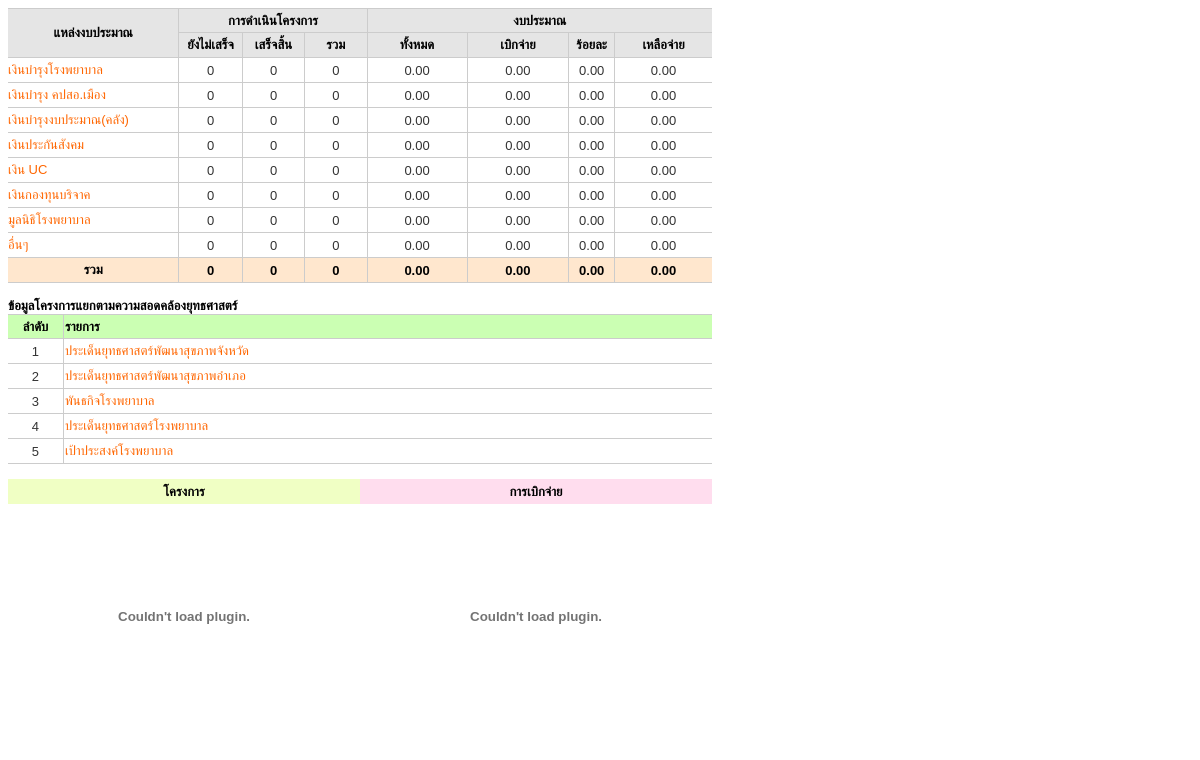
The app's page /project_result1.php with its own data.
### tables this page shows
CREATE TABLE `budget_from` (
  `budget_from_id` int(1) NOT NULL default '0',
  `budget_from_name` varchar(30) default NULL,
  PRIMARY KEY  (`budget_from_id`)
);

### project_result1.php (the view, shortened to what this page needs)
<link rel="stylesheet" type="text/css" href="css/mycss-popup.css">
<?php
$year_budget = $_GET['year_budget'];
?>
<table width="704" border="0" cellspacing="0" cellpadding="0">
                        <tr>
                          <td width="172" rowspan="2" align="center" bgcolor="#E5E5E5" class="textBlackBold" style="border-bottom:1px solid #CCC; border-top:1px solid #CCC; border-right:1px solid #CCC;">แหล่งงบประมาณ</td>
                          <td height="25" colspan="3" align="center" bgcolor="#E5E5E5" class="textBlackBold" style="border-bottom:1px solid #CCC; border-top:1px solid #CCC; border-right:1px solid #CCC;">การดำเนินโครงการ</td>
                          <td height="25" colspan="4" align="center" bgcolor="#E5E5E5" class="textBlackBold" style="border-bottom:1px solid #CCC; border-top:1px solid #CCC;">งบประมาณ</td>
                          </tr>
                        <tr class="textBlackBold">
                          <td width="63" height="25" align="center" bgcolor="#E5E5E5" style="border-bottom:1px solid #CCC; border-right:1px solid #CCC;">ยังไม่เสร็จ</td>
                          <td width="62" height="25" align="center" bgcolor="#E5E5E5" style="border-bottom:1px solid #CCC; border-right:1px solid #CCC;">เสร็จสิ้น</td>
                          <td width="62" height="25" align="center" bgcolor="#E5E5E5" style="border-bottom:1px solid #CCC; border-right:1px solid #CCC;">รวม</td>
                          <td width="100" height="25" align="center" bgcolor="#E5E5E5" style="border-bottom:1px solid #CCC; border-right:1px solid #CCC;">ทั้งหมด</td>
                          <td width="102" height="25" align="center" bgcolor="#E5E5E5" style="border-bottom:1px solid #CCC; border-right:1px solid #CCC;">เบิกจ่าย</td>
                          <td width="45" height="25" align="center" bgcolor="#E5E5E5" style="border-bottom:1px solid #CCC; border-right:1px solid #CCC;">ร้อยละ</td>
                          <td width="98" height="25" align="center" bgcolor="#E5E5E5" style="border-bottom:1px solid #CCC;">เหลือจ่าย</td>
                        </tr>
                        <?php
						$sum_project_no_complete = 0;
						$sum_project_complete = 0;
						$sum_project_money = 0;
						$sqlb = "select bf.budget_from_id, bf.budget_from_name from budget_from bf order by bf.budget_from_id";
						$resultb = mysql_query($sqlb);
						while ($rb = mysql_fetch_array($resultb)) {
							$sql_no_complete = "select count(distinct(tp.project_id)) cc
from tb_project tp
left outer join tb_project_activity_progress tpap on tp.project_id = tpap.project_id
where tp.year_budget_id = '$year_budget' and tp.budget_from_id = '$rb[budget_from_id]'
and (tpap.result = '' or tpap.result is null)";
							$result_no_complete = mysql_query($sql_no_complete);
							$r_no_complete = mysql_fetch_row($result_no_complete);
							$sql_complete = "select count(distinct(tp.project_id)) cc
from tb_project tp
left outer join tb_project_activity_progress tpap on tp.project_id = tpap.project_id
where tp.year_budget_id = '$year_budget' and tp.budget_from_id = '$rb[budget_from_id]'
and tpap.result != '' and tpap.result is not null
having sum(tpap.activity_weight) = 100";
							$result_complete = mysql_query($sql_complete);
							$r_complete = mysql_fetch_row($result_complete);
							$sum_project_no_complete += $r_no_complete[0];
							$sum_project_complete += $r_complete[0];
							$sql_m_all = "select sum(tpb.budget_money) m_all
from tb_project_budget tpb inner join tb_project tp on tpb.project_id = tp.project_id
where tp.year_budget_id = '$year_budget' and tpb.budget_from_id = '$rb[budget_from_id]'";
							$result_m_all = mysql_query($sql_m_all);
							$r_m_all = mysql_fetch_row($result_m_all);
							$sum_project_money += $r_m_all[0];
						?>
                        <tr onmouseover="this.style.backgroundColor='#E3FFBB'" onmouseout="this.style.backgroundColor=''">
                          <td height="25" align="left" style="border-bottom:1px solid #CCC; border-right:1px solid #CCC;"><?php echo "<a href='project_result_budget.php?year_budget=$year_budget&budget_from_id=$rb[budget_from_id]' target='_blank' id='k2'>$rb[budget_from_name]</a>"; ?></td>
                          <td height="25" align="center" class="textBlackNormal" style="border-bottom:1px solid #CCC; border-right:1px solid #CCC;"><?php echo number_format($r_no_complete[0], 0); ?></td>
                          <td height="25" align="center" class="textBlackNormal" style="border-bottom:1px solid #CCC; border-right:1px solid #CCC;"><?php echo number_format($r_complete[0], 0); ?></td>
                          <td height="25" align="center" class="textBlackNormal" style="border-bottom:1px solid #CCC; border-right:1px solid #CCC;"><?php
						  echo number_format(($r_no_complete[0] + $r_complete[0]), 0);
						  ?></td>
                          <td height="25" align="center" class="textBlackNormal" style="border-bottom:1px solid #CCC; border-right:1px solid #CCC;"><?php echo number_format($r_m_all[0], 2); ?></td>
                          <td height="25" align="center" class="textBlackNormal" style="border-bottom:1px solid #CCC; border-right:1px solid #CCC;"><?php
                          $sqlp = "select sum(tpp.pay_total) m_pay
from tb_project_pay tpp
inner join tb_project tp on tpp.project_id = tp.project_id
where tpp.budget_from_id = '$rb[budget_from_id]' and tp.year_budget_id = '$year_budget'";
						$resultp = mysql_query($sqlp);
						$rp = mysql_fetch_row($resultp);
						echo number_format($rp[0], 2);
						$sum_project_pay += $rp[0];
						  ?></td>
                          <td height="25" align="center" class="textBlackNormal" style="border-bottom:1px solid #CCC; border-right:1px solid #CCC;"><?php
						  $person_pay = "0";
						  echo number_format($person_pay, 2);
						  ?></td>
                          <td height="25" align="center" class="textBlackNormal" style="border-bottom:1px solid #CCC;"><?php
						  $mm = $r_m_all[0] - $rp[0];
						  echo number_format($mm, 2);
						  ?></td>
                        </tr>
                        <?php }  ?>
                        <tr>
                          <td height="25" align="center" bgcolor="#FFE7CE" class="textBlackBold" style="border-bottom:1px solid #CCC; border-right:1px solid #CCC;">รวม</td>
                          <td height="25" align="center" bgcolor="#FFE7CE" class="textBlackBold" style="border-bottom:1px solid #CCC; border-right:1px solid #CCC;"><?php echo number_format($sum_project_no_complete, 0); ?></td>
                          <td height="25" align="center" bgcolor="#FFE7CE" class="textBlackBold" style="border-bottom:1px solid #CCC; border-right:1px solid #CCC;"><?php echo number_format($sum_project_complete, 0); ?></td>
                          <td height="25" align="center" bgcolor="#FFE7CE" class="textBlackBold" style="border-bottom:1px solid #CCC; border-right:1px solid #CCC;"><?php
                          $total_project = $sum_project_no_complete + $sum_project_complete;
						  echo number_format($total_project, 0);
						  ?></td>
                          <td height="25" align="center" bgcolor="#FFE7CE" class="textBlackBold" style="border-bottom:1px solid #CCC; border-right:1px solid #CCC;"><?php echo number_format($sum_project_money, 2); ?></td>
                          <td height="25" align="center" bgcolor="#FFE7CE" class="textBlackBold" style="border-bottom:1px solid #CCC; border-right:1px solid #CCC;"><?php echo number_format($sum_project_pay, 2); ?></td>
                          <td height="25" align="center" bgcolor="#FFE7CE" class="textBlackBold" style="border-bottom:1px solid #CCC; border-right:1px solid #CCC;"><?php
                          $total_persen = "0";
						  echo number_format($total_persen, 2);
						  ?></td>
                          <td height="25" align="center" bgcolor="#FFE7CE" class="textBlackBold" style="border-bottom:1px solid #CCC;"><?php
						  $money_result = $sum_project_money - $sum_project_pay;
						  echo number_format($money_result, 2);
						  ?></td>
                        </tr>
                      </table>
<span class="textBlackBold">ข้อมูลโครงการแยกตามความสอดคล้องยุทธศาสตร์</span><br />
<table width="704" border="0" cellspacing="0" cellpadding="1">
  <tr class="textBlackBold">
    <td width="53" height="25" align="center" bgcolor="#CBFFB3" style="border-bottom:1px solid #CCC; border-top:1px solid #CCC; border-right:1px solid #CCC;">ลำดับ</td>
    <td width="647" height="25" align="left" bgcolor="#CBFFB3" style="border-bottom:1px solid #CCC; border-top:1px solid #CCC;">รายการ</td>
  </tr>
  <tr>
    <td height="25" align="center" class="textBlackNormal" style="border-bottom:1px solid #CCC; border-right:1px solid #CCC;">1</td>
    <td height="25" align="left" style="border-bottom:1px solid #CCC;"><a href="project_strategic_province_list.php?year_budget=<?php echo $year_budget; ?>" target="_blank" id="k2">ประเด็นยุทธศาสตร์พัฒนาสุขภาพจังหวัด</a></td>
  </tr>
  <tr>
    <td height="25" align="center" class="textBlackNormal" style="border-bottom:1px solid #CCC; border-right:1px solid #CCC;">2</td>
    <td height="25" align="left" style="border-bottom:1px solid #CCC;"><a href="project_strategic_district_list.php?year_budget=<?php echo $year_budget; ?>" target="_blank" id="k2">ประเด็นยุทธศาสตร์พัฒนาสุขภาพอำเภอ</a></td>
  </tr>
  <tr>
    <td height="25" align="center" class="textBlackNormal" style="border-bottom:1px solid #CCC; border-right:1px solid #CCC;">3</td>
    <td height="25" align="left" style="border-bottom:1px solid #CCC;"><a href="project_responsibility_list.php?year_budget=<?php echo $year_budget; ?>" target="_blank" id="k2">พันธกิจโรงพยาบาล</a></td>
  </tr>
  <tr>
    <td height="25" align="center" class="textBlackNormal" style="border-bottom:1px solid #CCC; border-right:1px solid #CCC;">4</td>
    <td height="25" align="left" style="border-bottom:1px solid #CCC;"><a href="project_strategic_hospital_list.php?year_budget=<?php echo $year_budget; ?>" target="_blank" id="k2">ประเด็นยุทธศาสตร์โรงพยาบาล</a></td>
  </tr>
  <tr>
    <td height="25" align="center" class="textBlackNormal" style="border-bottom:1px solid #CCC; border-right:1px solid #CCC;">5</td>
    <td height="25" align="left" style="border-bottom:1px solid #CCC;"><a href="project_target_list.php?year_budget=<?php echo $year_budget; ?>" target="_blank" id="k2">เป้าประสงค์โรงพยาบาล</a></td>
  </tr>
</table>
<table width="704" border="0" cellspacing="0" cellpadding="0">
  <tr class="textBlackBold">
    <td height="25" align="center" bgcolor="#F0FFC4">โครงการ</td>
    <td height="25" align="center" bgcolor="#FFDDEE">การเบิกจ่าย</td>
  </tr>
  <tr>
    <td width="352" align="center"><object classid="clsid:d27cdb6e-ae6d-11cf-96b8-444553540000" codebase="http://fpdownload.macromedia.com/pub/shockwave/cabs/flash/swflash.cab#version=8,0,0,0" name="FusionCharts_1" width="335" height="225" id="FusionCharts_1" >
			<embed src="charts/Pie2D.swf" flashVars="&dataXML=<chart caption='' subcaption='' xaxisname='bbbb' yaxisname='aaaa' palette='4' formatNumberScale='0' >
	<set label='ยังไม่เสร็จ' value='<?php echo $sum_project_no; ?>' />
	<set label='เสร็จสิ้น' value='<?php echo $sum_project_yes; ?>' />
</chart>&chartWidth=450&chartHeight=300" quality="high" width="335" height="225" name="FusionCharts_1" type="application/x-shockwave-flash" pluginspage="http://www.macromedia.com/go/getflashplayer" />
	</object></td>
    <td width="352" align="center"><object classid="clsid:d27cdb6e-ae6d-11cf-96b8-444553540000" codebase="http://fpdownload.macromedia.com/pub/shockwave/cabs/flash/swflash.cab#version=8,0,0,0" name="FusionCharts_1" width="335" height="225" id="FusionCharts_1" >
			<embed src="charts/Pie2D.swf" flashVars="&dataXML=<chart caption='' subcaption='' xaxisname='bbbb' yaxisname='aaaa' palette='5' formatNumberScale='0' >
	<set label='เบิกจ่าย' value='<?php echo $sum_project_pay; ?>' />
	<set label='เหลือจ่าย' value='<?php echo $money_result; ?>' />
</chart>&chartWidth=450&chartHeight=300" quality="high" width="335" height="225" name="FusionCharts_1" type="application/x-shockwave-flash" pluginspage="http://www.macromedia.com/go/getflashplayer" />
	</object></td>
  </tr>
  <tr>
    <td align="center">&nbsp;</td>
    <td align="center">&nbsp;</td>
  </tr>
</table>

### css/mycss-popup.css (style rules this page uses)
.textBlackBold { font-size:13px; font-family:'Tahoma', Arial, Verdana; font-weight:bold; color: #000; }
a#k2:link { font-family: tahoma, Arial, sans-serif; color: #F60; font-size: 13px; text-decoration: none; }
.textBlackNormal { font-family: tahoma, Arial, sans-serif; color: #333; font-size: 13px; }

### records on screen
budget_from: budget_from_name "เงินบำรุงโรงพยาบาล", r_no_complete "0", r_complete "0", r_m_all "0.00", rp "0.00", person_pay "0.00", mm "0.00"
budget_from: budget_from_name "เงินบำรุง คปสอ.เมือง", r_no_complete "0", r_complete "0", r_m_all "0.00", rp "0.00", person_pay "0.00", mm "0.00"
budget_from: budget_from_name "เงินบำรุงงบประมาณ(คลัง)", r_no_complete "0", r_complete "0", r_m_all "0.00", rp "0.00", person_pay "0.00", mm "0.00"
budget_from: budget_from_name "เงินประกันสังคม", r_no_complete "0", r_complete "0", r_m_all "0.00", rp "0.00", person_pay "0.00", mm "0.00"
budget_from: budget_from_name "เงิน UC", r_no_complete "0", r_complete "0", r_m_all "0.00", rp "0.00", person_pay "0.00", mm "0.00"
budget_from: budget_from_name "เงินกองทุนบริจาค", r_no_complete "0", r_complete "0", r_m_all "0.00", rp "0.00", person_pay "0.00", mm "0.00"
budget_from: budget_from_name "มูลนิธิโรงพยาบาล", r_no_complete "0", r_complete "0", r_m_all "0.00", rp "0.00", person_pay "0.00", mm "0.00"
budget_from: budget_from_name "อื่นๆ", r_no_complete "0", r_complete "0", r_m_all "0.00", rp "0.00", person_pay "0.00", mm "0.00"

### other values on screen
$sum_project_no_complete "0"
$sum_project_complete "0"
$total_project "0"
$sum_project_money "0.00"
$sum_project_pay "0.00"
$total_persen "0.00"
$money_result "0.00"
